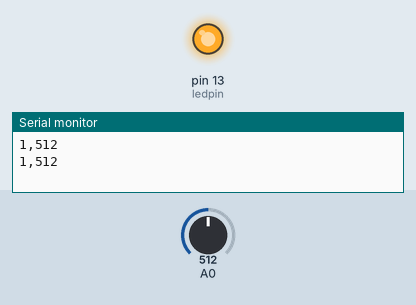
A sketch run on a simulated Arduino Uno, built with avr-gcc and run on an emulated ATmega328P. Parts: output pins drawn as LEDs (lit = HIGH), the last lines printed to the serial monitor. Inputs (shaded band) come from the test bench; at power-on: A0 = 512.

Above: at 1.8 s.
1.9 s: A0 set to 0
At 2.9 s:
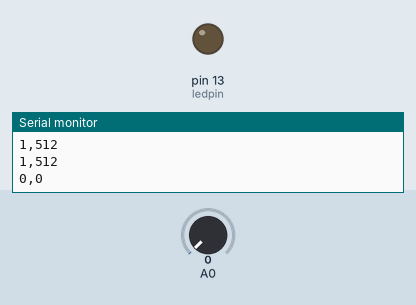
3.5 s: A0 set to 122
At 4.9 s:
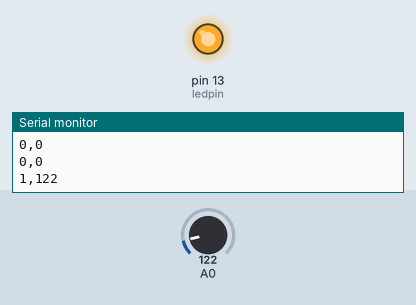
Timing chart, 0 to 6.5 s (numbered marks = the images above; inputs shaded):
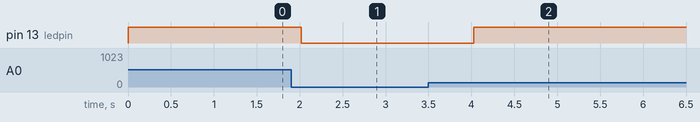

Measured:
- after the input at 1.9 s, pin 13 (ledpin): HIGH → LOW after 0.12 s
- after the input at 3.5 s, pin 13 (ledpin): LOW → HIGH after 0.53 s

The sketch:

soil_moisture_ino.ino
```cpp
#include <SoftwareSerial.h>
//#include <avr/sleep.h>            //Arduino Sleep Mode
//#include <avr/wdt.h>              //Arduino WatchDog Timer setting : related to sleep mode
SoftwareSerial BTserial(2,3);
const int ledpin =13;
/*======================Sleep mode with WatchDog Timer=========================*/
// watchdog interrupt
//ISR(WDT_vect)
//  {
//  wdt_disable();  // disable watchdog
//  }
//
//void myWatchdogEnable(const byte interval)
//  {
//  MCUSR = 0;                          // reset various flags
//  WDTCSR |= 0b00011000;               // see docs, set WDCE, WDE
//  WDTCSR =  0b01000000 | interval;    // set WDIE, and appropriate delay
//
//  wdt_reset();
//  set_sleep_mode (SLEEP_MODE_PWR_DOWN);
//  sleep_mode();            // now goes to Sleep and waits for the interrupt
//  }

void setup(){

 Serial.begin(57600);
 BTserial.begin(9600);
 pinMode(ledpin, OUTPUT);
 digitalWrite(ledpin, LOW);

}

void loop(){
 String output = "";
 int flag;
 int value;
 value = analogRead(0);

 if(value>0)
 {
   flag = 1;
   digitalWrite(ledpin, HIGH);
 }
 else
 {
   flag = 0;
   digitalWrite(ledpin, LOW);
 }
 output = output+flag+","+value;

 BTserial.println(output);
 Serial.println(output);

 delay(1000);
}
// sleep bit patterns:
//  1 second:  0b000110
//  2 seconds: 0b000111
//  4 seconds: 0b100000
//  8 seconds: 0b100001
```
